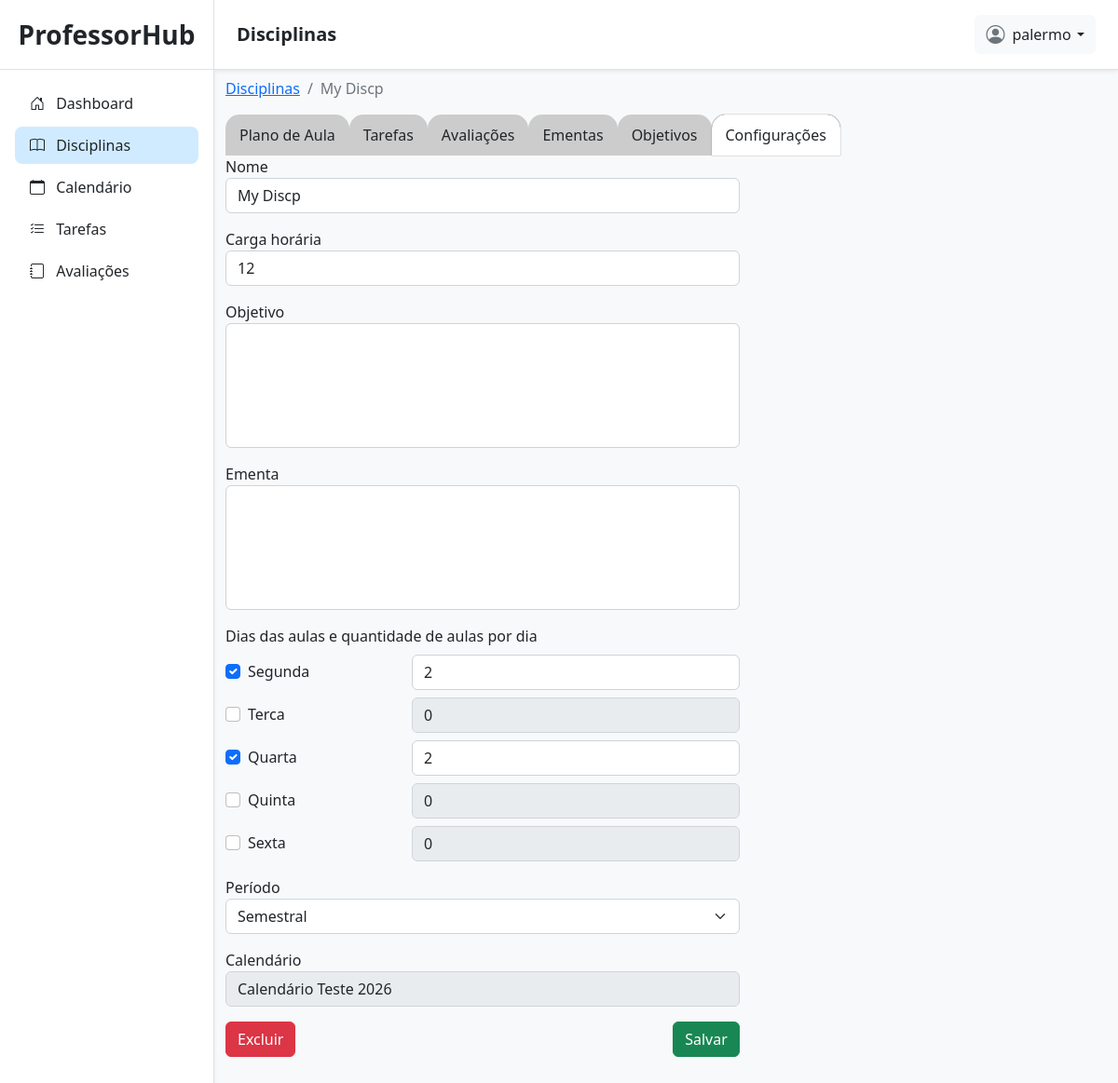
Before: /disciplinas/36/configuracoes/ (signed in) with the older database file.
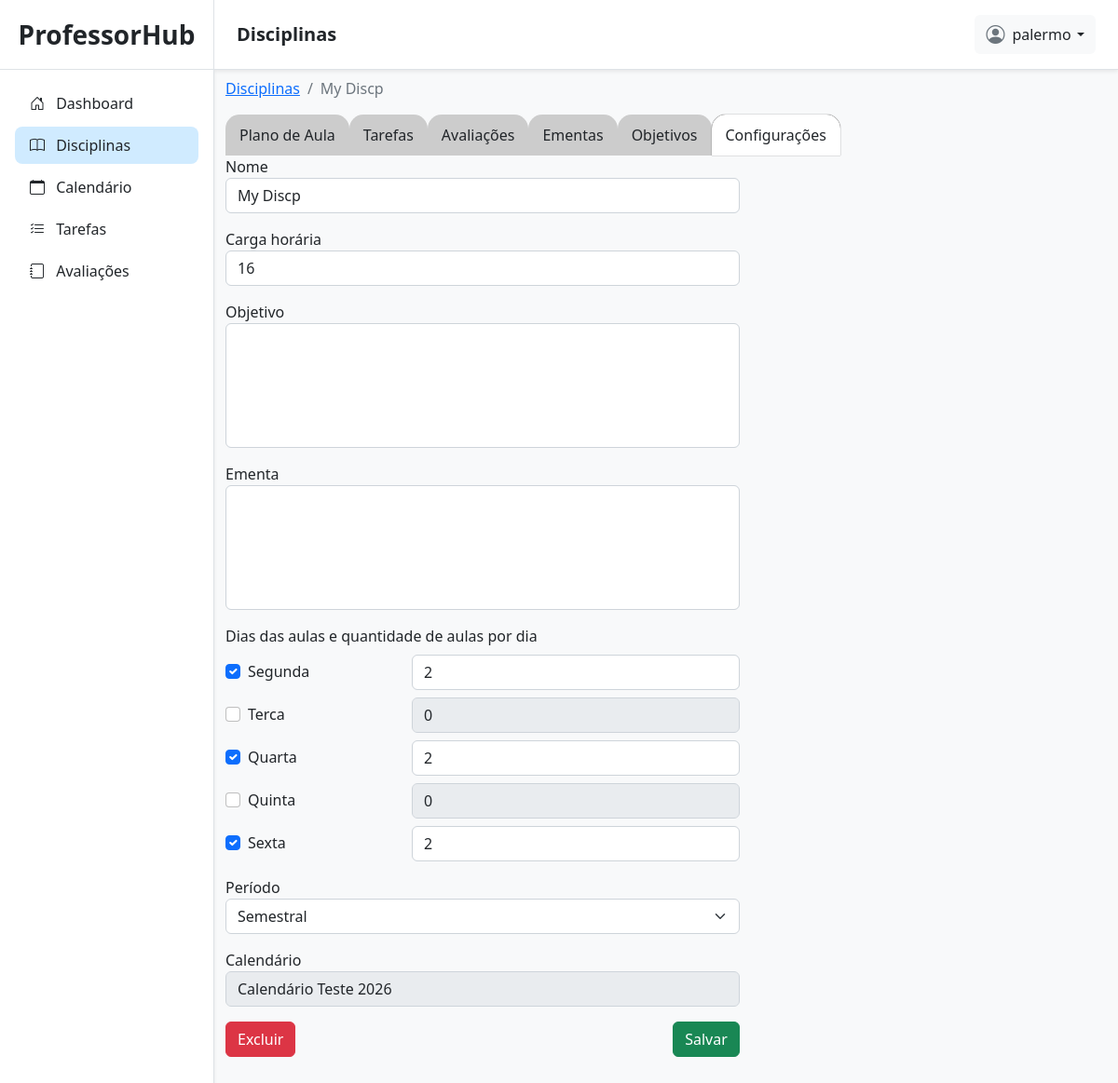
After: the same page with the newer database file.
### planner/models.py (models this page shows, shortened)
class Disciplina(models.Model):
    PERIODO = [
        ('semestral', 'semestral'),
        ('anual', 'anual'),
    ]
    user = models.ForeignKey(User, on_delete=models.CASCADE, related_name='disciplinas')
    calendario = models.ForeignKey(CalendarioLetivo, on_delete=models.CASCADE, related_name='disciplinas')
    nome = models.CharField(max_length=100)
    periodo = models.CharField(max_length=20, choices=PERIODO)
    carga_horaria = models.PositiveIntegerField()
    aviso = models.CharField(max_length=100, default='')

class CalendarioLetivo(models.Model):
    user = models.ForeignKey(User, on_delete=models.CASCADE, related_name='calendarios')
    nome = models.CharField(max_length=100)
    data_inicio = models.DateField(null=True)
    data_fim = models.DateField(null=True)
    def __str__(self):
        return self.nome

### planner/views.py (the view, shortened to what this page needs)
# urls.py: path('disciplinas/<int:id>/configuracoes/', disciplina_configuracoes, name='disciplina_configuracoes'),
@login_required(login_url='/login/')
def disciplina_configuracoes(request, id):
    disciplina = get_object_or_404(Disciplina, id=id, user=request.user)
    dias = {
        'segunda': 0,
        'terca': 0,
        'quarta': 0,
        'quinta': 0,
        'sexta': 0
    }
    for plano in disciplina.planos.all()[:5]:
        dia = get_dia_semana(plano.data)
        dias[dia] = plano.num_aulas
    criar_aviso_se_faltar_aulas(disciplina)
    return render(request, 'planner/disciplinas/disciplina_configuracoes.html', {
        'disciplina': disciplina,
        'dias': dias.items()
    })

### planner/views.py (called while the page is built)
def calcular_num_aulas_faltantes(disciplina):
    total = disciplina.carga_horaria
    aulas_criadas = PlanoAula.objects.filter(
        disciplina=disciplina,
    ).aggregate(num_aulas=Sum('num_aulas'))['num_aulas'] or 0
    print('total:', total)
    print('aulas_criadas:', aulas_criadas)
    aulas_faltantes = total - aulas_criadas
    nome = f'[{disciplina.nome}]'
    carga = f'total={total:02}'
    print(f'[{str(disciplina.pk).rjust(2)}] | {nome.ljust(15)} | {carga:02}h | {aulas_criadas:02} | -> faltam {aulas_faltantes} aula(s)')
    return aulas_faltantes

def criar_aviso_se_faltar_aulas(disciplina):
    aulas_faltantes = calcular_num_aulas_faltantes(disciplina)
    mensagem = ''
    if aulas_faltantes > 0:
        mensagem = f"Faltam {aulas_faltantes} aula{'s' if aulas_faltantes != 1 else ''} para cumprir a carga horária!"
    if aulas_faltantes > 0:
        if not disciplina.aviso:
            disciplina.aviso = mensagem
            disciplina.save()
    else:
        print('tudo ok aulas')
        disciplina.aviso = ''
        disciplina.save()

### planner/templates/planner/disciplinas/disciplina_configuracoes.html (shortened to what the changed rows need)
{% extends 'planner/base.html' %}
{% load static %}
{% block content %}
<div class="container my-2">
    <nav aria-label="breadcrumb">
        <ol class="breadcrumb">
            <li class="breadcrumb-item"><a href="{% url 'disciplinas' %}">Disciplinas</a></li>
            <li class="breadcrumb-item active" aria-current="page">{{ disciplina.nome }}</li>
        </ol>
    </nav>
    <form class="mb-5 col-12 col-lg-7" id="form-edit">
        <div class="mb-3">
            <label for="nome">Nome</label><br>
            <input type="text" class="form-control" id="nome" name="nome" value="{{ disciplina.nome }}">
        </div>
        <div class="mb-3">
            <label for="carga_horaria">Carga horária</label><br>
            <input type="number" class="form-control" id="carga_horaria" name="carga_horaria" value="{{ disciplina.carga_horaria }}" max="200" min="1">
        </div>
        <div class="mb-3">
            {% for dia, aula in dias %}
            <div class="d-flex align-items-center gap-3 mt-2">
                <div class="form-check col-4">
                    <input class="form-check-input" type="checkbox" name="dias[]" value="{{ dia }}" id="{{ dia }}"
                    {% if aula > 0 %}
                        data-dia="{{ dia }}"
                        checked
                    {% endif %}>
                    <label class="form-check-label" for="{{ dia }}">
                        {{ dia|title }}
                    </label>
                </div>
                <input type="number" class="form-control" name="aulas_{{ dia }}" placeholder="ex: 2"
                    id="aulas_{{ dia }}" value="{{ aula }}" max="10" min="1"
                    {% if aula > 0 %}
                        data-aula="{{ aula }}"
                    {% endif %}
                    {% if aula == 0 %}
                        disabled
                    {% endif %} >
            </div>
            {% endfor %}
        </div>
        <div class="mb-3">
            <label for="periodo">Período</label>
            <select class="form-select" name="periodo" id="periodo">
                {% if disciplina.periodo == 'semestral' %}
                <option value="semestral" selected>Semestral</option>
                {% else %}
                <option value="semestral">Semestral</option>
                {% endif %}
            </select>
        </div>
        <div class="mb-3">
            <label for="calendario">Calendário</label>
            <input class="form-control" type="text" value="{{ disciplina.calendario }}" disabled readonly>
        </div>
    </form>
</div>
{% endblock %}

Changed rows visible on the page:
changed Disciplina "My Discp": carga_horaria "12" → "16"
Other visible differences:
form field dia: "☐" → "☑"
form field aula: "0" → "2"
